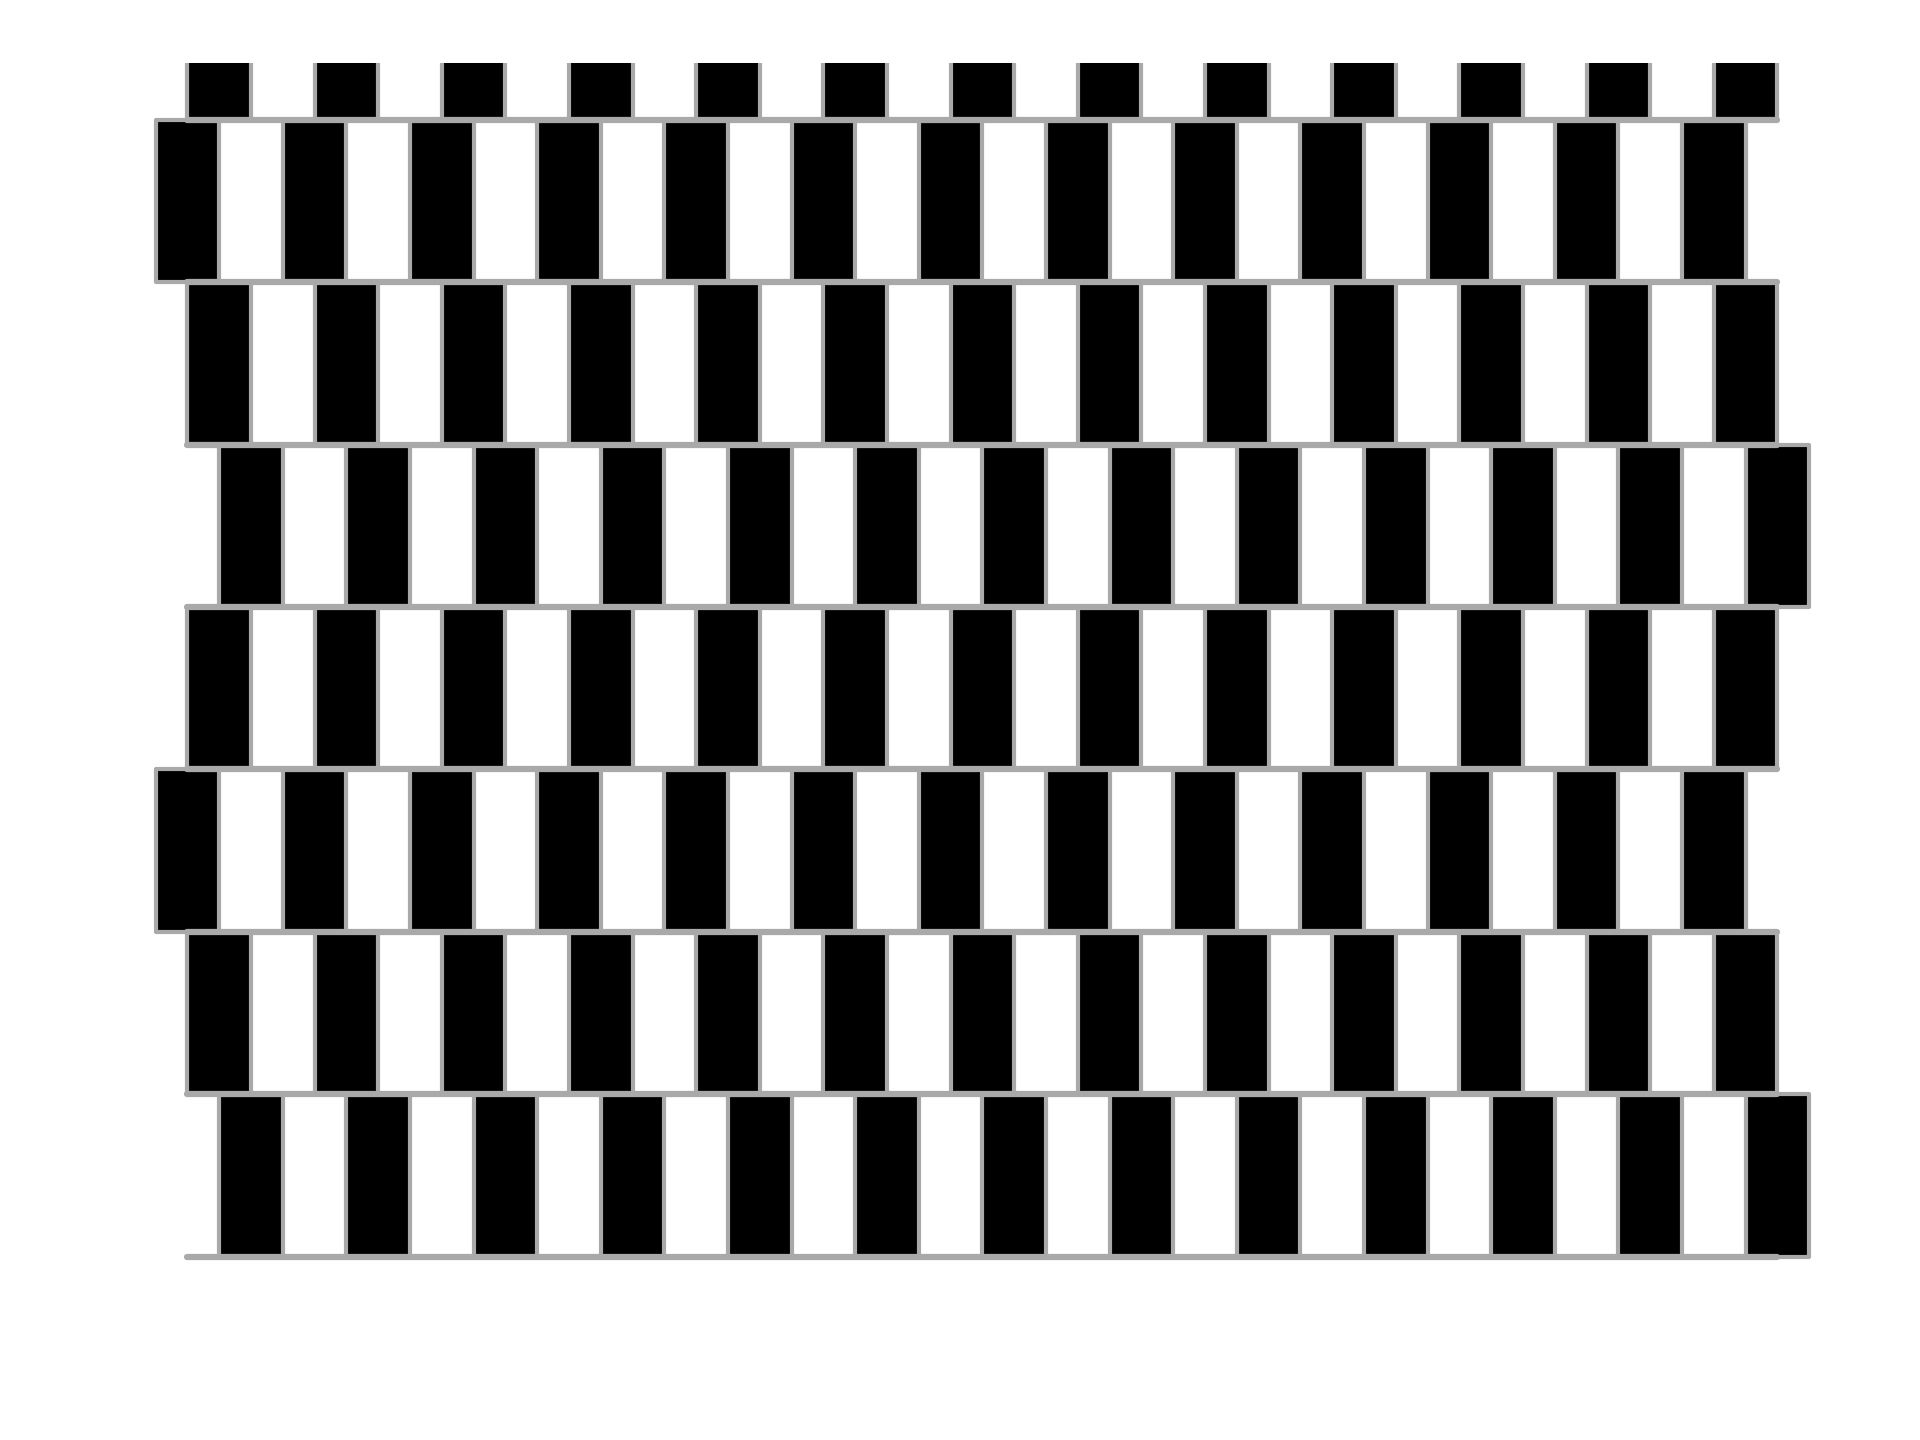

Source code (Python):
#!/usr/bin/env python

import numpy as np
import matplotlib.pyplot as plt
from matplotlib.patches import Rectangle
from matplotlib.collections import PatchCollection

fig = plt.figure()
ax = plt.gca()

squares = []


for i in range(8):
    ax.plot([0, 25], [i,i], 'darkgrey')
    for j in range(0, 26, 2):
        sq = Rectangle((j+0.5*np.sin((i+1)*np.pi/2), i), 1, 1, fill=True)

        squares.append(sq)

pc = PatchCollection(squares, facecolor='black', edgecolor='darkgrey')
ax.add_collection(pc)
ax.axis('off')
fig.tight_layout()
fig.savefig('patches.png', dpi=300)